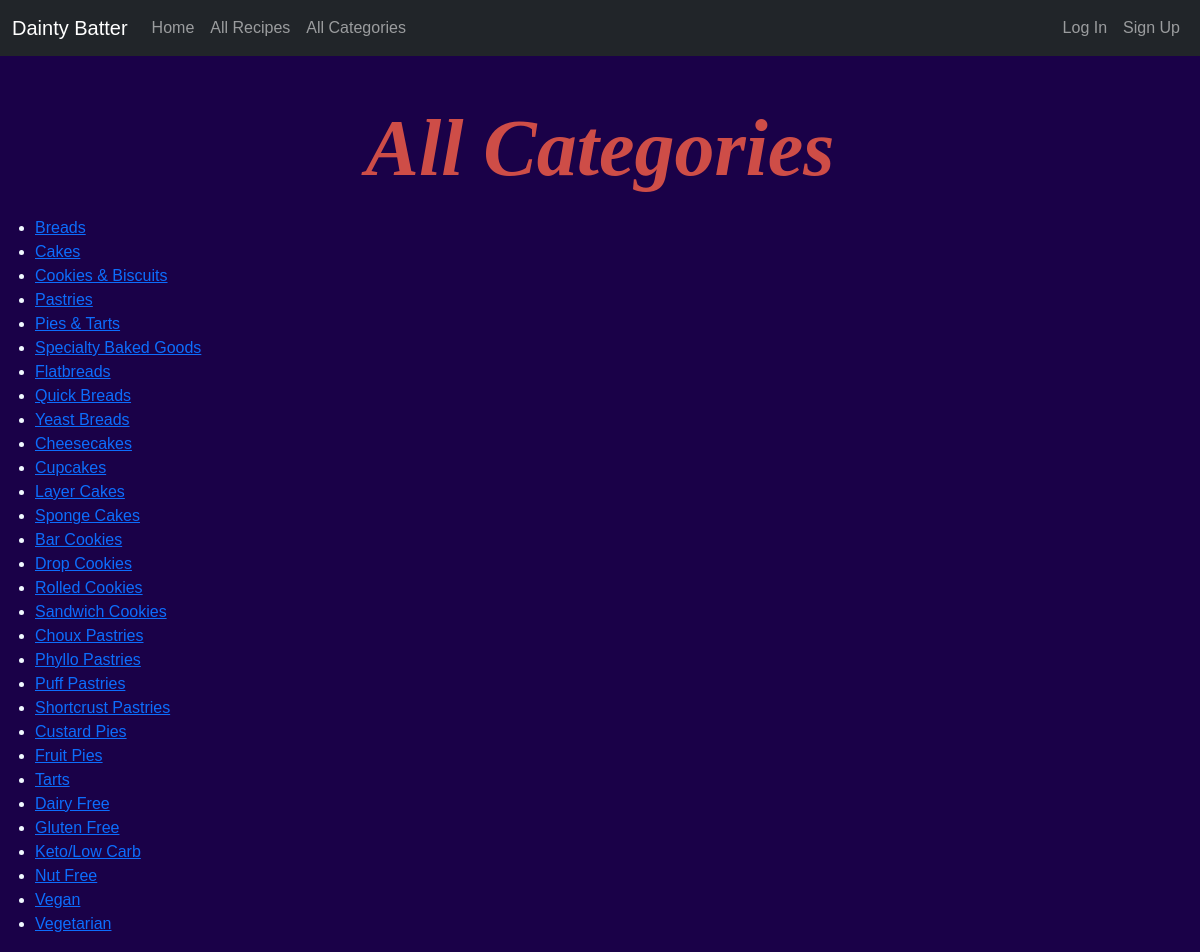
Page /categories/ on the committed database.
### catalog/models.py (models this page shows, shortened)
class Category(models.Model):
    id = models.UUIDField(primary_key=True, default=uuid.uuid4, editable=False)
    name = models.CharField(
        max_length=200,
        unique=True,
        help_text='Enter a category of baked good (e.g., Breads, Cakes)'
    )
    parent = models.ForeignKey(
        'self',
        on_delete=models.SET_NULL,
        null=True,
        blank=True,
        related_name='subcategories',
        help_text='Select a parent category if this is a subcategory'
    )
    slug = models.SlugField(
        max_length=200,
        unique=True,
        blank=True,
        help_text='Auto-generated from name if left blank'
    )
    icon = models.ImageField(
        upload_to='category_icons/',
        null=True,
        blank=True,
        help_text='Optional icon for this category'
    )
    color = models.CharField(
        max_length=7,
        blank=True,
        help_text='Optional hex color code (e.g. #ffcc00)'
    )
    category_type = models.CharField(
        max_length=10,
        choices=CATEGORY_TYPE_CHOICES,
        default='main',
        help_text='Main category or subcategory'
    )
    class Meta:
        ordering = ['parent__name', 'name']
        verbose_name_plural = 'Categories'

### catalog/views.py (the view)
# urls.py: path('categories/', CategoryListView.as_view(), name='category_list'),
class CategoryListView(ListView):
    model = Category
    template_name = 'categories/category_list.html'
    context_object_name = 'categories'

### catalog/templates/categories/category_list.html (shortened to what this page needs)
{% extends "base.html" %}
{% block content %}
  <h1>All Categories</h1>
  <ul>
    {% for category in categories %}
      <li>
        <a href="{% url 'category_detail' category.slug %}">
          {{ category.name }}
        </a>
      </li>
    {% empty %}
      <li>No categories yet.</li>
    {% endfor %}
  </ul>
{% endblock %}

### catalog/static/style.css (style rules this page uses)
body { background-color: #1A0148; color: aliceblue; text-align: inherit; font-family: "Montserrat", sans-serif; margin: 0; padding: 0; }
h1 { color: #CE4D47; text-align: center; font-family: "Brush Script MT", cursive; font-size: 5em; font-weight: 550; font-style: italic; margin: 0; padding: 20px 0; }
ul { color: aliceblue; font-family: "Montserrat", sans-serif; padding-left: 20px; }

### rows in the picture
Category: name "Breads"
Category: name "Cakes"
Category: name "Cookies & Biscuits"
Category: name "Pastries"
Category: name "Pies & Tarts"
Category: name "Specialty Baked Goods"
Category: name "Flatbreads"
Category: name "Quick Breads"
Category: name "Yeast Breads"
Category: name "Cheesecakes"
Category: name "Cupcakes"
Category: name "Layer Cakes"
Category: name "Sponge Cakes"
Category: name "Bar Cookies"
Category: name "Drop Cookies"
Category: name "Rolled Cookies"
Category: name "Sandwich Cookies"
Category: name "Choux Pastries"
Category: name "Phyllo Pastries"
Category: name "Puff Pastries"
Category: name "Shortcrust Pastries"
Category: name "Custard Pies"
Category: name "Fruit Pies"
Category: name "Tarts"
Category: name "Dairy Free"
Category: name "Gluten Free"
Category: name "Keto/Low Carb"
Category: name "Nut Free"
Category: name "Vegan"
Category: name "Vegetarian"
